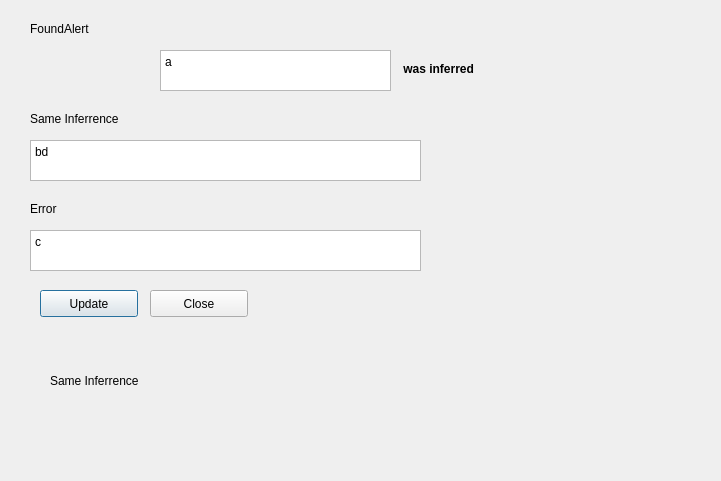
<?xml version="1.0" encoding="UTF-8"?>
<ui version="4.0">
 <class>dialogAlert</class>
 <widget class="QDialog" name="dialogAlert">
  <property name="geometry">
   <rect>
    <x>0</x>
    <y>0</y>
    <width>721</width>
    <height>481</height>
   </rect>
  </property>
  <property name="windowTitle">
   <string>Alerts and Notifications</string>
  </property>
  <widget class="QLabel" name="lblFound">
   <property name="geometry">
    <rect>
     <x>30</x>
     <y>20</y>
     <width>81</width>
     <height>17</height>
    </rect>
   </property>
   <property name="text">
    <string>FoundAlert</string>
   </property>
  </widget>
  <widget class="QLabel" name="label1">
   <property name="geometry">
    <rect>
     <x>20</x>
     <y>60</y>
     <width>131</width>
     <height>17</height>
    </rect>
   </property>
   <property name="font">
    <font>
     <weight>75</weight>
     <bold>true</bold>
    </font>
   </property>
   <property name="text">
    <string>&lt;Ground truth ns&gt;</string>
   </property>
  </widget>
  <widget class="QLabel" name="label2">
   <property name="geometry">
    <rect>
     <x>400</x>
     <y>60</y>
     <width>191</width>
     <height>17</height>
    </rect>
   </property>
   <property name="font">
    <font>
     <weight>75</weight>
     <bold>true</bold>
    </font>
   </property>
   <property name="text">
    <string>&lt;inferred ns&gt; was inferred</string>
   </property>
  </widget>
  <widget class="QLabel" name="lblSame">
   <property name="geometry">
    <rect>
     <x>30</x>
     <y>110</y>
     <width>121</width>
     <height>17</height>
    </rect>
   </property>
   <property name="text">
    <string>Same Inferrence</string>
   </property>
  </widget>
  <widget class="QLabel" name="lblError">
   <property name="geometry">
    <rect>
     <x>30</x>
     <y>200</y>
     <width>121</width>
     <height>17</height>
    </rect>
   </property>
   <property name="text">
    <string>Error</string>
   </property>
  </widget>
  <widget class="QPushButton" name="btnUpdate">
   <property name="geometry">
    <rect>
     <x>40</x>
     <y>290</y>
     <width>98</width>
     <height>27</height>
    </rect>
   </property>
   <property name="text">
    <string>Update</string>
   </property>
  </widget>
  <widget class="QPushButton" name="btnClose">
   <property name="geometry">
    <rect>
     <x>150</x>
     <y>290</y>
     <width>98</width>
     <height>27</height>
    </rect>
   </property>
   <property name="text">
    <string>Close</string>
   </property>
  </widget>
  <widget class="QPlainTextEdit" name="txtSame">
   <property name="geometry">
    <rect>
     <x>30</x>
     <y>140</y>
     <width>391</width>
     <height>41</height>
    </rect>
   </property>
   <property name="plainText">
    <string>bd</string>
   </property>
  </widget>
  <widget class="QPlainTextEdit" name="txtError">
   <property name="geometry">
    <rect>
     <x>30</x>
     <y>230</y>
     <width>391</width>
     <height>41</height>
    </rect>
   </property>
   <property name="plainText">
    <string>c</string>
   </property>
  </widget>
  <widget class="QPlainTextEdit" name="txtAlert">
   <property name="geometry">
    <rect>
     <x>160</x>
     <y>50</y>
     <width>231</width>
     <height>41</height>
    </rect>
   </property>
   <property name="plainText">
    <string>a</string>
   </property>
  </widget>
  <widget class="QLabel" name="statusLabel">
   <property name="geometry">
    <rect>
     <x>50</x>
     <y>350</y>
     <width>301</width>
     <height>61</height>
    </rect>
   </property>
   <property name="text">
    <string>Same Inferrence</string>
   </property>
  </widget>
 </widget>
 <resources/>
 <connections>
  <connection>
   <sender>btnClose</sender>
   <signal>clicked()</signal>
   <receiver>dialogAlert</receiver>
   <slot>close()</slot>
   <hints>
    <hint type="sourcelabel">
     <x>198</x>
     <y>303</y>
    </hint>
    <hint type="destinationlabel">
     <x>360</x>
     <y>240</y>
    </hint>
   </hints>
  </connection>
 </connections>
</ui>
